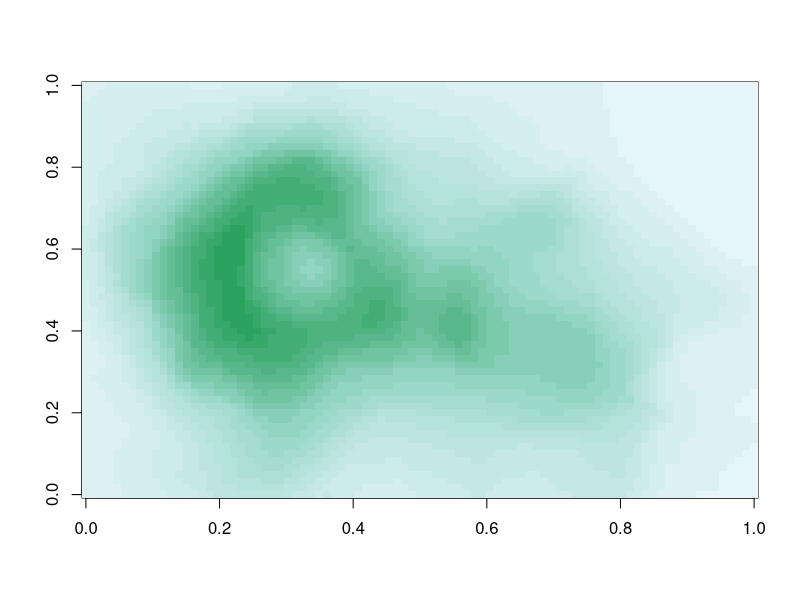

The R source for this figure:
pal <- colorRamp(c("red", "blue"))
pal(0)
pal(1)
pal(0.5)
pal(seq(0, 1, len = 10))
pal <- colorRampPalette(c("red", "yellow"))
pal(2)
pal(10)

library(RColorBrewer)

cols <- brewer.pal(3, "BuGn")

cols
pal <- colorRampPalette(cols)

image(volcano, col = pal(20))